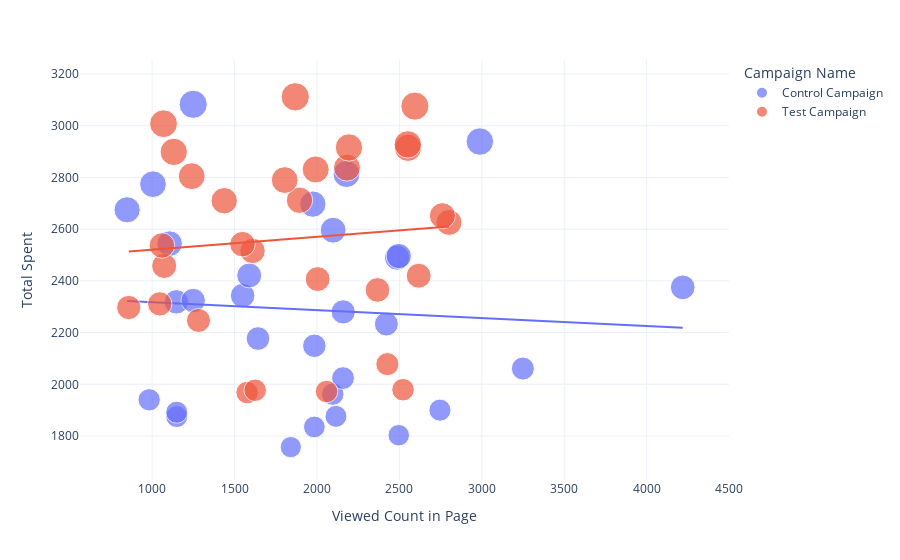

Write notebook code for a chart like this one.
### Markdown cell above
## Testing to fit best option in Marketing Next Future Steps!

### Code cell
graph_1 = px.scatter(data_frame = test_data,
                    x = 'Viewed Count in Page',
                    y = 'Total Spent',
                    size = 'Total Spent',
                    color = 'Campaign Name',
                    trendline = 'ols')
graph_1.show()

### Figure 1 — Plotly figure (JSON) as saved in the notebook; plotly's stock layout.template omitted (floating-point values rounded to 4 significant figures)
{"data": [{"hovertemplate": "Campaign Name=Control Campaign<br>Viewed Count in Page=%{x}<br>Total Spent=%{marker.size}<extra></extra>", "legendgroup": "Control Campaign", "marker": {"color": "#636efa", "size": [1757, 1803, 1835, 1875, 1876, 1892, 1900, 1940, 1962, 2024, 2061, 2149, 2177, 2233, 2280, 2319, 2324, 2343, 2375, 2421, 2490, 2496, 2544, 2596, 2675, 2697, 2774, 2813, 2939, 3083], "sizemode": "area", "sizeref": 7.78, "symbol": "circle"}, "mode": "markers", "name": "Control Campaign", "orientation": "v", "showlegend": true, "type": "scatter", "x": [1841, 2496, 1984, 1149, 2115, 1149, 2746, 982, 2096, 2158, 3249, 1984, 1642, 2421, 2159, 1147, 1249, 1549, 4219, 1589, 2486, 2496, 1106, 2098, 848, 1975, 1005, 2179, 2988, 1249], "xaxis": "x", "y": [1757, 1803, 1835, 1875, 1876, 1892, 1900, 1940, 1962, 2024, 2061, 2149, 2177, 2233, 2280, 2319, 2324, 2343, 2375, 2421, 2490, 2496, 2544, 2596, 2675, 2697, 2774, 2813, 2939, 3083], "yaxis": "y"}, {"hovertemplate": "<b>OLS trendline</b><br>Total Spent = -0.0305974 * Viewed Count in Page + 2347.95<br>R<sup>2</sup>=0.004050<br><br>Campaign Name=Control Campaign<br>Viewed Count in Page=%{x}<br>Total Spent=%{y} <b>(trend)</b><extra></extra>", "legendgroup": "Control Campaign", "marker": {"color": "#636efa", "symbol": "circle"}, "mode": "lines", "name": "Control Campaign", "showlegend": false, "type": "scatter", "x": [848, 982, 1005, 1106, 1147, 1149, 1149, 1249, 1249, 1549, 1589, 1642, 1841, 1975, 1984, 1984, 2096, 2098, 2115, 2158, 2159, 2179, 2421, 2486, 2496, 2496, 2746, 2988, 3249, 4219], "xaxis": "x", "y": [2322.0, 2318.0, 2317.0, 2314.0, 2313.0, 2313.0, 2313.0, 2310.0, 2310.0, 2301.0, 2299.0, 2298.0, 2292.0, 2288.0, 2287.0, 2287.0, 2284.0, 2284.0, 2283.0, 2282.0, 2282.0, 2281.0, 2274.0, 2272.0, 2272.0, 2272.0, 2264.0, 2257.0, 2249.0, 2219.0], "yaxis": "y"}, {"hovertemplate": "Campaign Name=Test Campaign<br>Viewed Count in Page=%{x}<br>Total Spent=%{marker.size}<extra></extra>", "legendgroup": "Test Campaign", "marker": {"color": "#EF553B", "size": [1968, 1972, 1977, 1979, 2078, 2247, 2297, 2311, 2365, 2407, 2420, 2458, 2516, 2537, 2542, 2626, 2652, 2710, 2712, 2790, 2805, 2831, 2838, 2899, 2915, 2916, 2928, 3008, 3076, 3112], "sizemode": "area", "sizeref": 7.78, "symbol": "circle"}, "mode": "markers", "name": "Test Campaign", "orientation": "v", "showlegend": true, "type": "scatter", "x": [1576, 2058, 1625, 2522, 2427, 1281, 858, 1046, 2367, 2004, 2617, 1073, 1609, 1059, 1548, 2801, 2761, 1437, 1894, 1804, 1240, 1992, 2182, 1131, 2552, 2194, 2551, 1069, 2594, 1868], "xaxis": "x", "y": [1968, 1972, 1977, 1979, 2078, 2247, 2297, 2311, 2365, 2407, 2420, 2458, 2516, 2537, 2542, 2626, 2652, 2710, 2712, 2790, 2805, 2831, 2838, 2899, 2915, 2916, 2928, 3008, 3076, 3112], "yaxis": "y"}, {"hovertemplate": "<b>OLS trendline</b><br>Total Spent = 0.049682 * Viewed Count in Page + 2470.76<br>R<sup>2</sup>=0.007251<br><br>Campaign Name=Test Campaign<br>Viewed Count in Page=%{x}<br>Total Spent=%{y} <b>(trend)</b><extra></extra>", "legendgroup": "Test Campaign", "marker": {"color": "#EF553B", "symbol": "circle"}, "mode": "lines", "name": "Test Campaign", "showlegend": false, "type": "scatter", "x": [858, 1046, 1059, 1069, 1073, 1131, 1240, 1281, 1437, 1548, 1576, 1609, 1625, 1804, 1868, 1894, 1992, 2004, 2058, 2182, 2194, 2367, 2427, 2522, 2551, 2552, 2594, 2617, 2761, 2801], "xaxis": "x", "y": [2513.0, 2523.0, 2523.0, 2524.0, 2524.0, 2527.0, 2532.0, 2534.0, 2542.0, 2548.0, 2549.0, 2551.0, 2551.0, 2560.0, 2564.0, 2565.0, 2570.0, 2570.0, 2573.0, 2579.0, 2580.0, 2588.0, 2591.0, 2596.0, 2597.0, 2598.0, 2600.0, 2601.0, 2608.0, 2610.0], "yaxis": "y"}], "layout": {"autosize": true, "legend": {"itemsizing": "constant", "title": {"text": "Campaign Name"}, "tracegroupgap": 0}, "margin": {"t": 60}, "xaxis": {"anchor": "y", "autorange": true, "domain": [0, 1], "range": [607.7, 4457.0], "title": {"text": "Viewed Count in Page"}, "type": "linear"}, "yaxis": {"anchor": "x", "autorange": true, "domain": [0, 1], "range": [1575.0, 3325.0], "title": {"text": "Total Spent"}, "type": "linear"}}}
